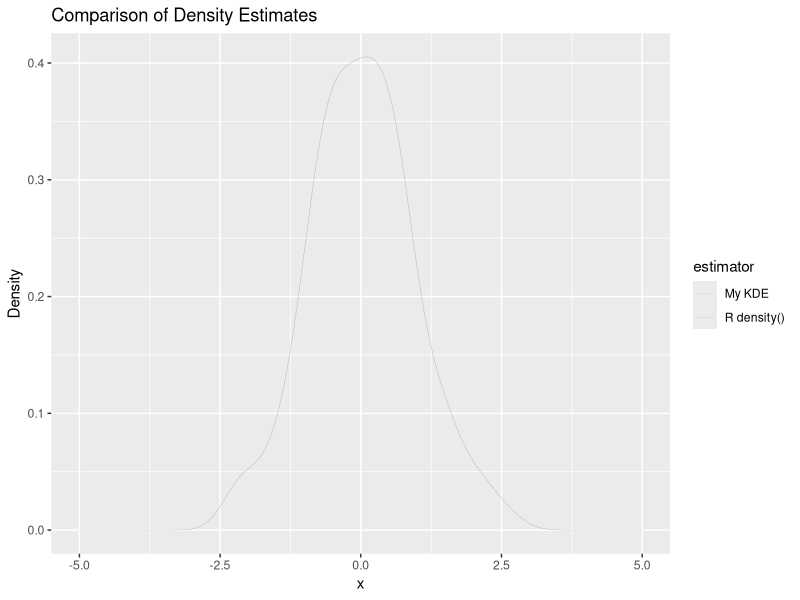
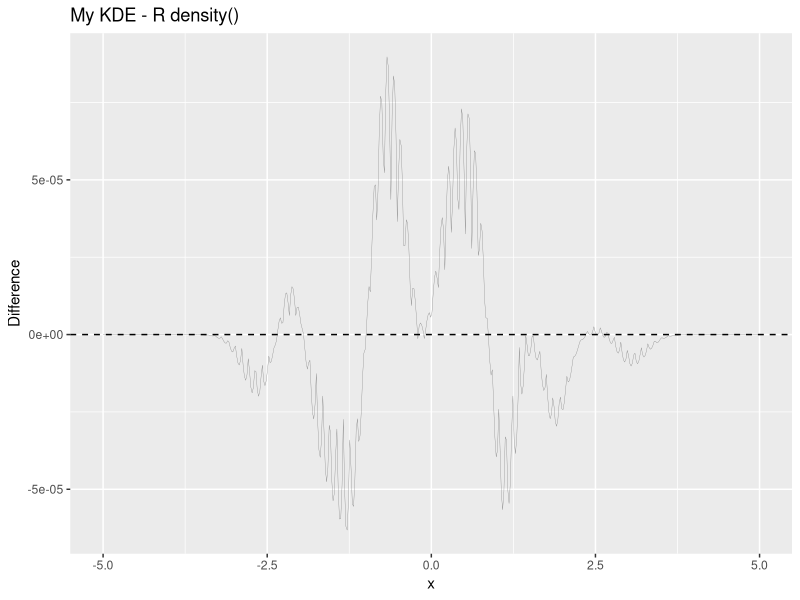
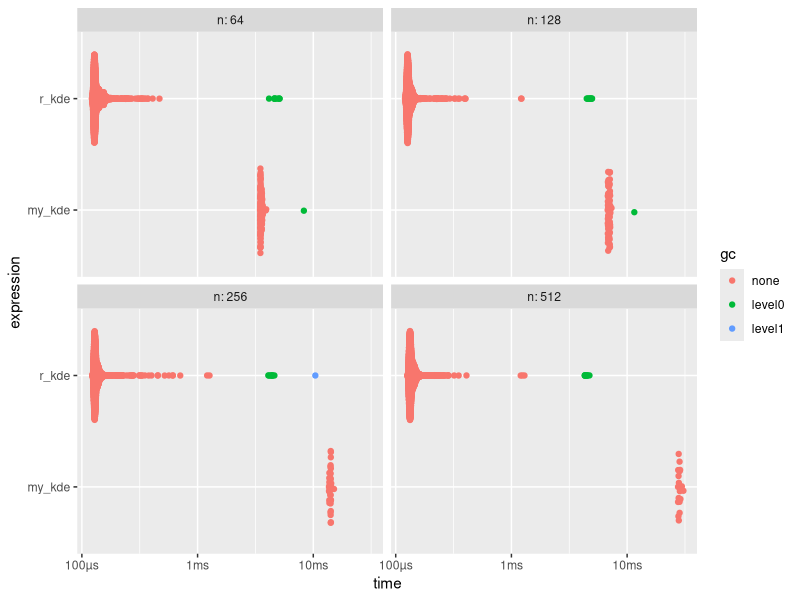
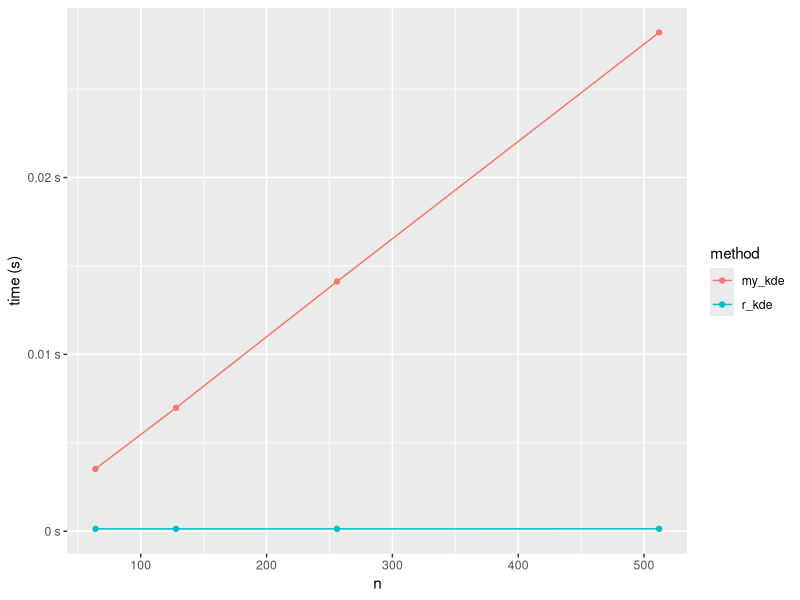

Reproduce these figures in R, in order.
#implement a kernel density estimator using the epanechnikov kernel.



# Implement one or more bandwidth selection algorithms using either AMISE
# plug- in methods or cross validation methods. Test the implementation and
# compare the results of using density() in R

# it may be a good idea to use real data to investigate how bandwidth selection
# works, but for bencmarking and profiling it is best to use sinulated data.
# think about how to make your implementatoin as general as possible.

# a kernel density estimator will estimate a density around datapoints


library(ggplot2)
library(bench)
library(dplyr)
library(tidyr)
library(ggbeeswarm)

estimate_R_f2 <- function(x, f_vals) {
  dx <- diff(x)[1]
  # central second differences
  f2 <- numeric(length(f_vals))
  f2[2:(length(f_vals)-1)] <- (f_vals[3:length(f_vals)] - 2*f_vals[2:(length(f_vals)-1)] + f_vals[1:(length(f_vals)-2)]) / dx^2
  # set ends with 2nd order one-sided approx (or drop the edges)
  f2_sq <- f2^2
  # integrate
  Rf2 <- sum(f2_sq) * dx
  return(Rf2)
}


bw_amise_epan <- function(x, grid = NULL, pilot_h = NULL) {
  n <- length(x)
  if (is.null(pilot_h)) pilot_h <- bw.nrd0(x)  # simple pilot
  if (is.null(grid)) grid <- seq(min(x)-3*sd(x), max(x)+3*sd(x), length.out=2048)
  pilot_f <- epanechnikov_kde(grid, x, pilot_h)
  Rf2 <- estimate_R_f2(grid, pilot_f)
  # constants for epanechnikov: R(K)/mu2^2 = 15
  h <- (15 / (Rf2 * n))^(1/5)
  return(h)
}

lec_kern_dens <- function(x, h, grid) {
  y <- numeric(length(grid))
  for (i in seq_along(grid)) {
    for (j in seq_along(x)) {
      y[i] <- y[i] + exp(-(grid[i] - x[j])^2 / (2 * h^2))
    }
  }
  y <- y / (sqrt(2 * pi) * h * length(x))
  list(x = grid, y = y)
}

make_grid <- function(lb, hb, n){
  seq(lb, hb, length.out = n)
}

my_dens <-  function(x, grid, h) {
  lec_kern_dens(x, h, grid)$y
}

r_dens <- function(x, grid, h) {
  density(x, kernel = "gaussian", bw = h,
    from = min(grid), to = max(grid), n = length(grid))$y
}


compare_densities <- function(grid, f1, f2,
                              label1 = "My KDE",
                              label2 = "R density()") {
  stopifnot(length(grid) == length(f1),
            length(grid) == length(f2))

  # put into a tidy data frame
  df <- data.frame(
    x = rep(grid, 2),
    density = c(f1, f2),
    estimator = rep(c(label1, label2), each = length(grid))
  )

  # difference
  df_diff <- data.frame(
    x = grid,
    diff = f1 - f2
  )

  # first plot: both densities
  p1 <- ggplot(df, aes(x = x, y = density, color = estimator)) +
    geom_line(linewidth = 0.1, alpha = 0.5) +
    labs(title = "Comparison of Density Estimates",
         x = "x", y = "Density") +
    theme_gray()

  # second plot: difference
  p2 <- ggplot(df_diff, aes(x = x, y = diff)) +
    geom_line(color = "black", linewidth = 0.1, alpha = 0.5) +
    geom_hline(yintercept = 0, linetype = "dashed") +
    labs(title = paste(label1, "-", label2),
         x = "x", y = "Difference") +
    theme_gray()

  list(densities = p1, difference = p2)
}





set.seed(69)

x <- rnorm(200)

grid <- make_grid(-5, 5,512)

h <- bw.nrd0(x)

f1 <- my_dens(x, grid, h)

f2 <- r_dens(x, grid, h)


compare_densities(grid, f1, f2)


# BENCHMARKING

smooth_bench <- bench::press(
  n = 2^(6:9),
  {
    x <- rnorm(n)
    bench::mark(
      my_kde = my_dens(x, grid, h),
      r_kde = r_dens(x, grid, h),
      check = FALSE
    )
  }
)

# Beeswarm plot

plot(smooth_bench)

# Line plot

mutate(smooth_bench, method = as.character(expression)) |>
  ggplot(aes(n, median, color = method)) +
  geom_point() +
  geom_line() +
  scale_y_continuous(labels = function(x) paste0(x, " s")) +
  labs(y = "time (s)")

# PROFILING
